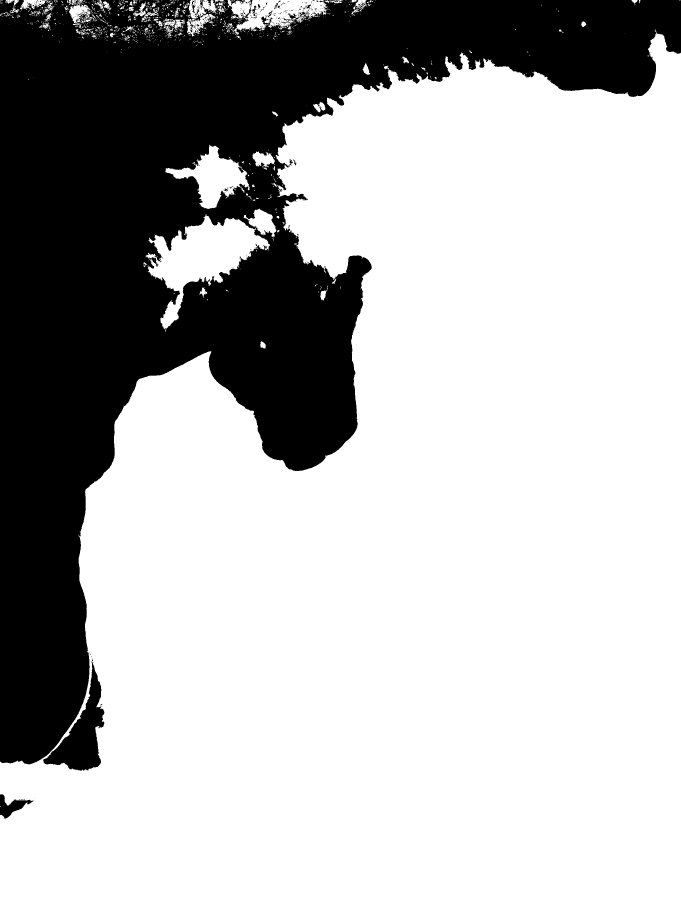
#> input picture coast.png, 2043 x 2768 px (shown at 1/3 size)
$ python blend_map.py
#> lines starting #> are read from the running program, lines starting #| are printed output that depends on the picture; after the words box and inside, x2 and y2 are one past the last pixel; in counts of white or black regions, pixels touching at a corner belong together
### maplib.py
"""Shared pieces of the wind map scripts: the Web Mercator output grid, interpolation
from regular latitude/longitude grids, the PNG frame encoding and the manifest.

Frames: one PNG per hour, red = wind speed m/s x 5, green = direction (from) x 256/360,
blue = gust m/s x 5. A frame with an alpha channel marks pixels outside the model's
area with alpha 0.
"""
import json
import math
from datetime import datetime, timezone
from pathlib import Path

import numpy as np
from PIL import Image

EARTH_WEB = 6378137.0  # Web Mercator sphere
USER_AGENT = "baltic-aladin (https://github.com/AndreySemjonov/baltic-aladin)"


def mercator_y(lat):
    return EARTH_WEB * np.log(np.tan(np.pi / 4 + np.radians(lat) / 2))


def output_grid(south, north, west, east, km_per_pixel):
    """Latitude/longitude of each output pixel centre (row 0 = north), about
    `km_per_pixel` across in the middle of the box."""
    scale = 1 / math.cos(math.radians((south + north) / 2))
    pixel = km_per_pixel * 1000 * scale
    x_west, x_east = EARTH_WEB * math.radians(west), EARTH_WEB * math.radians(east)
    y_south, y_north = float(mercator_y(south)), float(mercator_y(north))
    width, height = round((x_east - x_west) / pixel), round((y_north - y_south) / pixel)
    xs = x_west + (np.arange(width) + 0.5) * (x_east - x_west) / width
    ys = y_north - (np.arange(height) + 0.5) * (y_north - y_south) / height
    lon = np.degrees(xs / EARTH_WEB)
    lat = np.degrees(2 * np.arctan(np.exp(ys / EARTH_WEB)) - np.pi / 2)
    return np.meshgrid(lat, lon, indexing="ij"), width, height


class Bilinear:
    """Bilinear interpolation from a grid to the output pixels, given each pixel's
    fractional grid position (column fi, row fj). Pixels outside the grid are invalid."""

    # [28 lines left out: functions __init__, __call__, regular_sampler, grib_messages, not called in this run]


def direction_from(u, v):
    """Where the wind comes from, degrees, from its east and north components."""
    return np.mod(np.degrees(np.arctan2(-u, -v)), 360)


# ---------- The coast ----------
#
# A model knows land and sea only per grid cell (1-25 km), so near the shore its weak land
# wind leaks out over the sea in squares. With the fine coastline (coast.png, about 250 m,
# from OpenStreetMap; build_coast.py), sea pixels within about 1.5 model cells of the land
# take the values of the nearest sea pixel further out, where the model is clearly over the
# sea; land pixels keep theirs. The sea wind then reaches the real shoreline.

HERE = Path(__file__).parent
_coast = {}


def land_share(lat, lon):
    """The share of land (0-1) in each output pixel from the fine coastline; NaN outside
    its box, None without coast.png."""
    if "fine" not in _coast:
        try:
            meta = json.loads((HERE / "coast.json").read_text(encoding="utf-8"))
#> (reads coast.json from the repository)
            fine = np.asarray(Image.open(HERE / "coast.png").convert("L")) > 127
#> fine: shape (2768, 2043) bool; 71.1% white; 447 black regions (423 under 20 px), largest, box (x1, y1, x2, y2) and area: (0, 0, 2043, 2293) 1608872, (130, 1977, 313, 2312) 22138, (0, 2383, 100, 2456) 2983
            _coast["fine"] = (meta["bounds"], np.pad(fine.cumsum(0).cumsum(1), ((1, 0), (1, 0))).astype(np.int64))
        except (OSError, ValueError, KeyError):
            _coast["fine"] = None
    if _coast["fine"] is None:
        return None
    b, total = _coast["fine"]
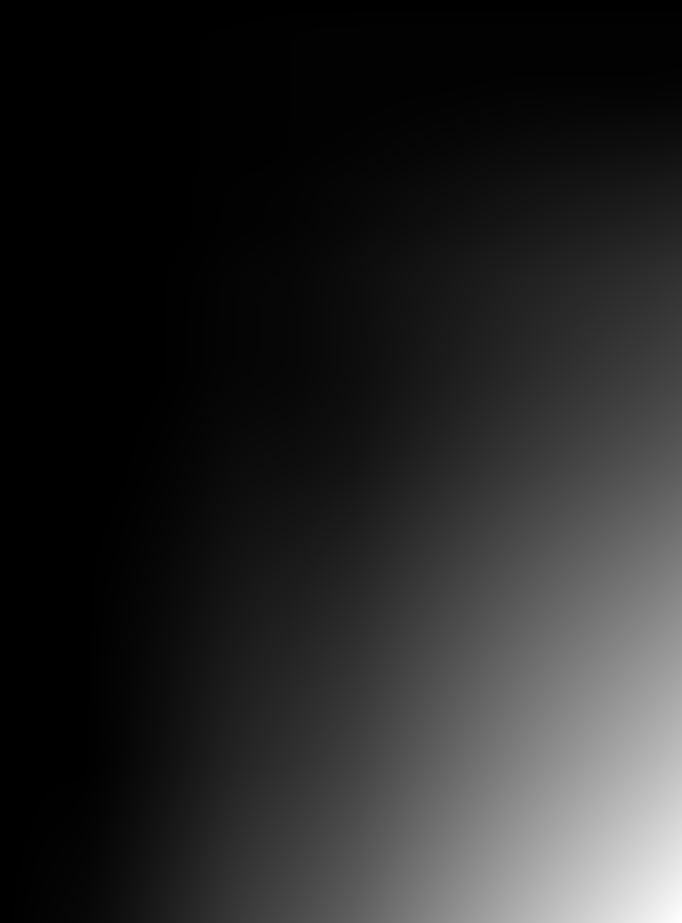
#> total: shape (2769, 2044) int64 (shown at 1/3 size); min 0, max 4018018, mean 613487; drawn with min black and max white
#> b = {'south': 53.8, 'north': 61, 'west': 16.5, 'east': 28.5}
    rows, columns = total.shape[0] - 1, total.shape[1] - 1
#> rows = 2768; columns = 2043
    lons, lats = lon[0, :], lat[:, 0]
    # Pixel edges: the output grid is regular in longitude and in Mercator y.
    dx = (lons[-1] - lons[0]) / max(len(lons) - 1, 1)
    ys = mercator_y(lats)
    dy = (ys[0] - ys[-1]) / max(len(ys) - 1, 1)
    top, bottom = float(mercator_y(b["north"])), float(mercator_y(b["south"]))
#> top = 8625823.2; bottom = 7132369.3
    c0 = np.floor((lons - dx / 2 - b["west"]) / (b["east"] - b["west"]) * columns).astype(int)
#> c0 = 576 values from -1 to 2039
    c1 = np.ceil((lons + dx / 2 - b["west"]) / (b["east"] - b["west"]) * columns).astype(int)
#> c1 = 576 values from 4 to 2043
    r0 = np.floor((top - (ys + dy / 2)) / (top - bottom) * rows).astype(int)
#> r0 = 644 values from 0 to 2763
    r1 = np.ceil((top - (ys - dy / 2)) / (top - bottom) * rows).astype(int)
#> r1 = 644 values from 5 to 2768
    inside_c = (c0 >= 0) & (c1 <= columns)
    inside_r = (r0 >= 0) & (r1 <= rows)
    c0, c1 = np.clip(c0, 0, columns), np.clip(c1, 0, columns)
#> c0 = 576 values from 0 to 2039
    r0, r1 = np.clip(r0, 0, rows), np.clip(r1, 0, rows)
    R0, C0 = np.meshgrid(r0, c0, indexing="ij")
    R1, C1 = np.meshgrid(r1, c1, indexing="ij")
    count = np.maximum((R1 - R0) * (C1 - C0), 1)
    land = (total[R1, C1] - total[R0, C1] - total[R1, C0] + total[R0, C0]) / count
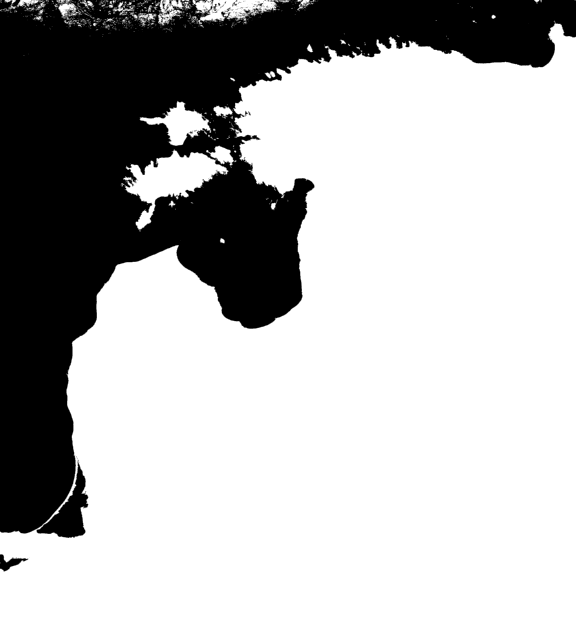
#> land: shape (644, 576) float64; min 0, max 1, mean 0.711
    return np.where(np.outer(inside_r, inside_c), land, np.nan).astype(np.float32)


# Off since 3.10.2026: the filled sea ended in a cliff at the shoreline, while the models' own
# fields (MET Nordic 1 km above all) fall off gradually over a few km, as on Windguru's maps.
# The fine coastline is still used for the maps' land.png (the app's land shading).
SEA_FILL = False


# [73 lines left out: functions coast_fill, save_frame, save_land, write_manifest, not called in this run]

### blend_map.py
"""A blended wind map of the Latvian coast: every model map built in this run, mixed
per pixel and hour with fixed weights, like a multi-model point forecast but for the
whole map.

Reads the frames the other scripts wrote under the site folder (any model that is
missing is left out), puts them on the MET Nordic map's pixels (all maps are Web
Mercator, so that is a linear step), interpolates 3-hourly models in time, and mixes:
wind and gust as weighted means, direction as a weighted vector mean (weight x speed,
calm counted as 1 m/s). Where or when a model has no data, the others share its weight.
Hourly to 72 hours, then every 3 hours to 240 hours; each frame lists the models in it.
Format in maplib.py.

    python blend_map.py site            reads site/<model>/, writes site/blend/
"""
import json
import math
import shutil
import sys
from datetime import datetime, timedelta, timezone
from pathlib import Path

import numpy as np
from PIL import Image
from scipy import ndimage

import maplib
import metnordic_map

# Model folder -> weight: the shares of the app's Baltic forecast blend for the models
# that have a map here (renormalized wherever some are missing). ALADIN is left out since
# 7.10.2026: it covers only Kurzeme to Riga, and its edge showed across the map.
WEIGHTS = {"harm-dk": 0.226, "map": 0.181, "harmonie": 0.181,
           "icon-eu": 0.068, "ecmwf": 0.034, "gfs": 0.023}
# How far each model's land reaches over the sea, km (about 1.5 of its grid cells).
COAST_KM = {"harm-dk": 3.0, "map": 1.5, "harmonie": 3.75, "aladin": 3.5, "icon-eu": 10.0, "ecmwf": 25.0, "gfs": 25.0}
NAMES = {"harm-dk": "HARM-DK", "map": "MET Nordic", "harmonie": "HARM-FI", "aladin": "ALADIN",
         "icon-eu": "ICON-EU", "ecmwf": "ECMWF", "gfs": "GFS"}
SOUTH, NORTH, WEST, EAST = metnordic_map.SOUTH, metnordic_map.NORTH, metnordic_map.WEST, metnordic_map.EAST
MAX_GAP = 6 * 3600  # frames further apart than this aren't interpolated
# A model that covers only part of the box (ALADIN, the 1-2.5 km models at their edges) fades out
# over its last 30 km, so the blend has no straight line where it stops (7.10.2026).
EDGE_KM = 30.0


class Model:
    """One model's published frames, read on demand and placed on the blend's pixels."""

    # [53 lines left out: functions __init__, taper, frame, at, not called in this run]


def main():
    site = Path(sys.argv[1] if len(sys.argv) > 1 else "site")
    out = site / "blend"
    (lat, lon), width, height = maplib.output_grid(SOUTH, NORTH, WEST, EAST, metnordic_map.KM_PER_PIXEL)
    share = maplib.land_share(lat, lon)
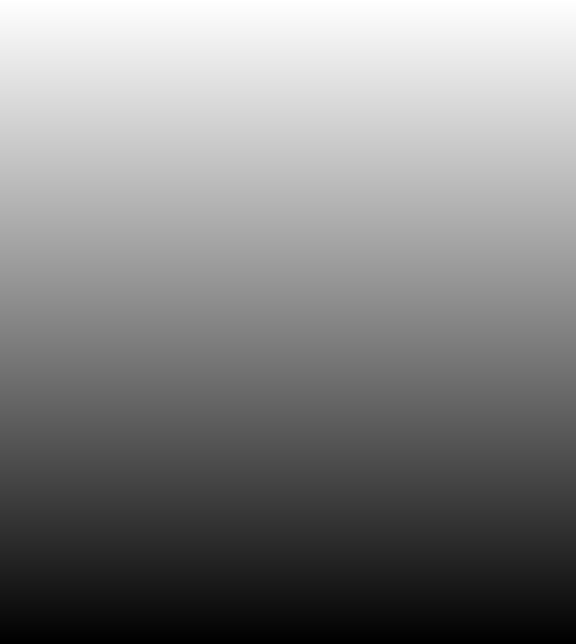
#> lat: shape (644, 576) float64; min 53.81, max 60.99, mean 57.5; drawn with min black and max white
    models = {name: Model(site / name, lat, lon, share, COAST_KM[name]) for name in WEIGHTS
              if (site / name / "map.json").exists()}
#> models = 0 items
    if not models:
#> (the run stopped early here; a loop or call above may not have finished)
